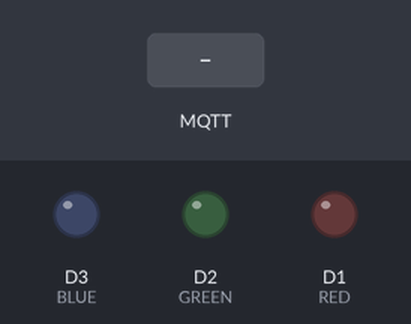
A sketch run on a simulated ESP8266 (NodeMCU). On the bench: output pins drawn as LEDs (lit = HIGH). The test bench sets the inputs (shaded band). WiFi joins after 1.5 s; servers stay silent unless stated; random numbers use the default seed unless the sketch sets one; no MQTT or app messages arrive unless stated; what the sketch prints to the serial monitor is not drawn.

Above: at 2.7 s.
2.8 s: MQTT message "red" arrives on the first subscribed topic
At 4.0 s:
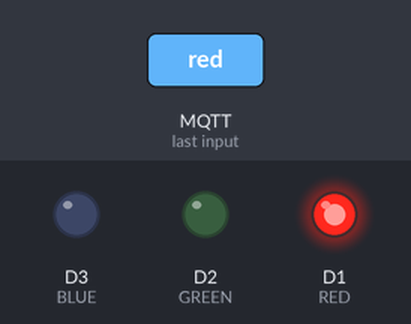
4.3 s: MQTT message "green" arrives on the first subscribed topic
At 5.3 s:
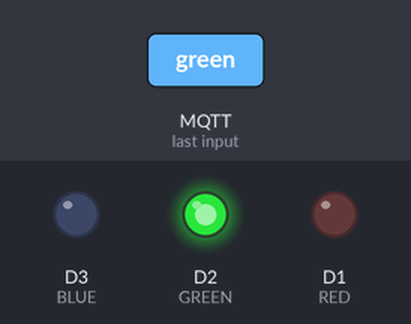
5.8 s: MQTT message "blue" arrives on the first subscribed topic
At 6.5 s:
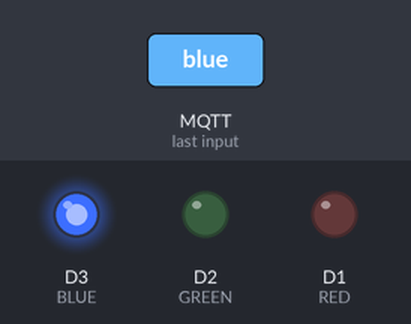
Timing chart, 0 to 8.8 s (numbered marks = the images above; inputs shaded):
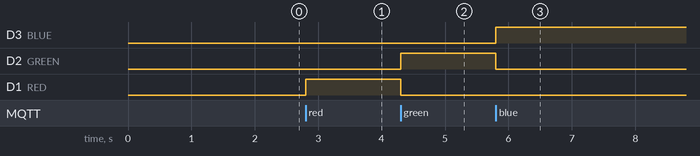

Measured:
- after the input at 2.8 s, D1 (RED): LOW → HIGH at once
- after the input at 4.3 s, D2 (GREEN): LOW → HIGH at once; D1 (RED): HIGH → LOW at once
- after the input at 5.8 s, D3 (BLUE): LOW → HIGH at once; D2 (GREEN): HIGH → LOW at once

The sketch:

sub_led_select.ino
```cpp
#include <ESP8266WiFi.h>
#include <PubSubClient.h>
#define VOL A0
#define SW D0
#define RED D1
#define GREEN D2
#define BLUE D3
// Update these with values suitable for your network.
const char* ssid = "TOPPY@6s";
const char* password = "qwerty";
const char* mqtt_server = "161.246.38.29";

WiFiClient espClient;
PubSubClient client(espClient);

char clientID[15];
char destinationTopic[]   = "doikum";

void callback(char* topic, byte* payload, unsigned int length) {
  String payloadStr = String();
  String topicStr = String(topic);

  // Convert byte to String
  for (int i = 0; i < length; i++) {
    payloadStr += (char)payload[i];
  }

  Serial.print("Message arrived [");
  Serial.print(topicStr);
  Serial.print("] : ");
  Serial.println(payloadStr);

  if(payloadStr == "red"){
    red();
  }
  else if(payloadStr == "green"){
    green();
  }
  else if(payloadStr == "blue"){
    blue();
  }

}

void setup_wifi() {
  delay(10);
  // We start by connecting to a WiFi network
  Serial.println();
  Serial.print("Connecting to ");
  Serial.println(ssid);

  WiFi.begin(ssid, password);

  while (WiFi.status() != WL_CONNECTED) {
    delay(500);
    Serial.print(".");
  }

  randomSeed(micros());

  Serial.println("");
  Serial.println("WiFi connected");
  Serial.println("IP address: ");
  Serial.println(WiFi.localIP());
}

void reconnect() {
  // Loop until we're reconnected
  while (!client.connected()) {
    Serial.print("Attempting MQTT connection...");
    // Attempt to connect
    String clientId = "IoT-Workshop-";
    clientId += String(random(0xffff), HEX);
    if (client.connect(clientId.c_str())) {
      Serial.println("connected");
      // Once connected, publish an announcement...
      client.publish(destinationTopic, "hello, world");
      // Subscribing...
      client.subscribe(destinationTopic);
    } else {
      Serial.print("failed, rc=");
      Serial.print(client.state());
      Serial.println(" try again in 5 seconds");
      // Wait 5 seconds before retrying
      delay(1000);
    }
  }
}

void red(){
  digitalWrite(RED, HIGH);
  digitalWrite(GREEN, LOW);
  digitalWrite(BLUE, LOW);
}

void green(){
  digitalWrite(RED, LOW);
  digitalWrite(GREEN, HIGH);
  digitalWrite(BLUE, LOW);
}
void blue(){
  digitalWrite(RED, LOW);
  digitalWrite(GREEN, LOW);
  digitalWrite(BLUE, HIGH);
}

void setup() {
  Serial.begin(115200);
  setup_wifi();
  client.setServer(mqtt_server, 1883);
  client.setCallback(callback);
  pinMode(VOL, INPUT);
  pinMode(SW, INPUT);
  pinMode(RED, OUTPUT);
  pinMode(GREEN, OUTPUT);
  pinMode(BLUE, OUTPUT);
}

void loop() {
  if (!client.connected()) {
    reconnect();
  }
  client.loop();
}
```
